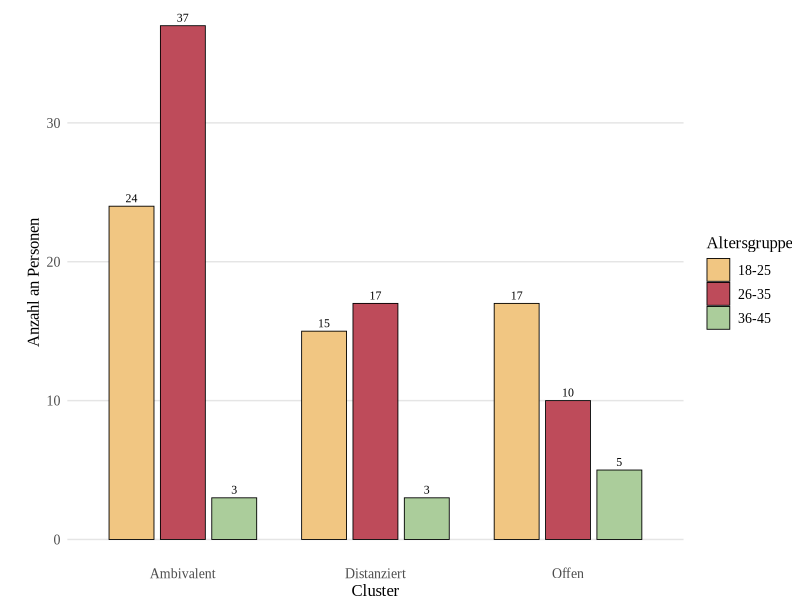

Reproduce this figure in R.
# =============================================================================
# AGE CLUSTER VISUALIZATION
# =============================================================================
# Erstellt eine Visualisierung der Altersgruppen nach Clustern
# mit gleichen Farben und Style wie die anderen Visualisierungen

library(dplyr)
library(ggplot2)
library(tidyr)

# =============================================================================
# LOAD DATA
# =============================================================================

cat("Lade Daten...\n")
data <- read.delim("organized/data/Bereinigte Daten von WhatsApp Business.csv", 
                   fileEncoding = "UTF-16LE", stringsAsFactors = FALSE)

# Filter data (FINISHED=1)
data_processed <- data %>% filter(FINISHED == 1)

cat("✓ Gesamte Stichprobe: n =", nrow(data_processed), "\n")

# =============================================================================
# PERFORM CLUSTERING
# =============================================================================

# Calculate composite scores
mn_cols <- c("MN01_01", "MN01_02", "MN01_03", "MN01_04", "MN01_05", "MN01_06", "MN01_07")
vs_cols <- c("VS01_01", "VS01_02", "VS01_03", "VS01_04", "VS01_05", "VS01_06", "VS01_07", "VS01_08")
ea_cols <- c("EA01_01", "EA01_02", "EA01_03", "EA01_04", "EA01_05")
id_cols <- c("ID01_01", "ID01_02", "ID01_03", "ID01_04")

# Create composite scores
cluster_data <- data.frame(
  VS = rowMeans(data_processed[, vs_cols], na.rm = TRUE),
  MN = rowMeans(data_processed[, mn_cols], na.rm = TRUE),
  ID = rowMeans(data_processed[, id_cols], na.rm = TRUE),
  EA = rowMeans(data_processed[, ea_cols], na.rm = TRUE)
)

# Remove missing values
cluster_data_clean <- cluster_data[complete.cases(cluster_data), ]
data_clean <- data_processed[complete.cases(cluster_data), ]

# Perform k-means clustering
set.seed(123)
kmeans_result <- kmeans(cluster_data_clean, centers = 3, nstart = 25)
clusters <- kmeans_result$cluster

# Calculate cluster means
cluster_means <- data.frame(
  cluster_number = 1:3,
  n = as.numeric(table(clusters)),
  VS = round(tapply(cluster_data_clean$VS, clusters, mean), 3),
  MN = round(tapply(cluster_data_clean$MN, clusters, mean), 3),
  ID = round(tapply(cluster_data_clean$ID, clusters, mean), 3),
  EA = round(tapply(cluster_data_clean$EA, clusters, mean), 3)
)

# Calculate overall mean for each cluster
cluster_means$overall_mean <- (cluster_means$VS + cluster_means$MN + 
                              cluster_means$ID + cluster_means$EA) / 4

# Sort by overall mean (highest to lowest)
cluster_means_sorted <- cluster_means[order(cluster_means$overall_mean, decreasing = TRUE), ]

# Assign names based on ranking
cluster_means_sorted$cluster_name <- c("Offen", "Ambivalent", "Distanziert")

# Add cluster information to data
data_clean$Cluster <- clusters
data_clean$Cluster_Name <- cluster_means_sorted$cluster_name[clusters]

cat("✓ Clustering abgeschlossen\n")
cat("Cluster-Verteilung:\n")
for(i in 1:nrow(cluster_means_sorted)) {
  cat("-", cluster_means_sorted$cluster_name[i], ":", cluster_means_sorted$n[i], 
      "(", round(cluster_means_sorted$n[i] / sum(cluster_means_sorted$n) * 100, 1), "%)\n")
}

# =============================================================================
# CREATE AGE GROUPS
# =============================================================================

cat("\n=== ERSTELLE ALTERSGRUPPEN ===\n")

# Create age groups
data_clean$Age_Group <- cut(data_clean$SO01, 
                           breaks = c(17, 25, 35, 45, 55, 100),
                           labels = c("18-25", "26-35", "36-45", "46-55", "56+"),
                           include.lowest = TRUE)

# Count persons by cluster and age group
age_cluster_counts <- data_clean %>%
  group_by(Cluster_Name, Age_Group) %>%
  summarise(Count = n(), .groups = 'drop') %>%
  filter(Age_Group %in% c("18-25", "26-35", "36-45", "46-55")) # Nur die gewünschten Altersgruppen

cat("Altersgruppen-Verteilung:\n")
print(age_cluster_counts)

# Debug: Check data structure
cat("\nDebug - SO01 Werte:\n")
print(table(data_clean$SO01))
cat("\nDebug - Age_Group Werte:\n")
print(table(data_clean$Age_Group))
cat("\nDebug - Cluster_Name Werte:\n")
print(table(data_clean$Cluster_Name))

# =============================================================================
# CREATE VISUALIZATION
# =============================================================================

cat("\n=== ERSTELLE ALTERSGRUPPEN-VISUALISIERUNG ===\n")

# Create the visualization matching the exact style
age_cluster_plot <- ggplot(age_cluster_counts, aes(x = Cluster_Name, y = Count, fill = Age_Group)) +
  geom_bar(stat = "identity", position = position_dodge(width = 0.8), width = 0.7, 
           color = "black", linewidth = 0.3) +
  geom_text(aes(label = Count), 
            position = position_dodge(width = 0.8), 
            vjust = -0.5, 
            size = 3, 
            family = "Times New Roman") +
  scale_fill_manual(values = c(
    "18-25" = "#F1C682",      # Gelb/Orange
    "26-35" = "#BE4B5A",      # Rot
    "36-45" = "#ABCD9B",      # Hellgrün
    "46-55" = "#8DD3C8"       # Hellblau/Türkis
  )) +
  labs(x = "Cluster",
       y = "Anzahl an Personen",
       fill = "Altersgruppe") +
  theme_minimal() +
  theme(
    axis.title = element_text(size = 12, family = "Times New Roman"),
    axis.text = element_text(size = 10, family = "Times New Roman"),
    axis.text.x = element_text(angle = 0, family = "Times New Roman"),
    legend.title = element_text(size = 12, family = "Times New Roman"),
    legend.text = element_text(size = 10, family = "Times New Roman"),
    panel.grid.major = element_line(color = "gray90"),
    panel.grid.minor = element_blank(),
    panel.background = element_rect(fill = "white", color = NA),
    plot.background = element_rect(fill = "white", color = NA),
    panel.border = element_blank(),
    axis.line.x = element_blank(),
    axis.line.y = element_blank(),
    axis.ticks = element_blank(),
    axis.line = element_blank(),
    plot.margin = margin(0, 0, 0, 20),
    panel.grid.major.x = element_blank(),
    panel.grid.minor.x = element_blank(),
    axis.ticks.x = element_line(),
    axis.ticks.length.x = unit(0, "pt")
  ) +
  scale_x_discrete(labels = c("Offen" = "Offen",
                             "Ambivalent" = "Ambivalent", 
                             "Distanziert" = "Distanziert"))

# Save the visualization
dir.create("organized/images/clustering", recursive = TRUE, showWarnings = FALSE)
ggsave("organized/images/clustering/age_cluster_visualization.png", 
       age_cluster_plot, width = 10, height = 6, dpi = 300, bg = "white", 
       limitsize = FALSE)

cat("✓ age_cluster_visualization.png erstellt\n")

# =============================================================================
# DATA SUMMARY
# =============================================================================

cat("\n================================================================================\n")
cat("AGE CLUSTER VISUALIZATION COMPLETED\n")
cat("================================================================================\n")
cat("Generated file: organized/images/clustering/age_cluster_visualization.png\n")
cat("\nAltersgruppen nach Cluster:\n")
print(age_cluster_counts)
cat("\nCluster data summary:\n")
print(cluster_means_sorted[, c("cluster_name", "n", "VS", "MN", "ID", "EA")])
cat("\n================================================================================\n") 